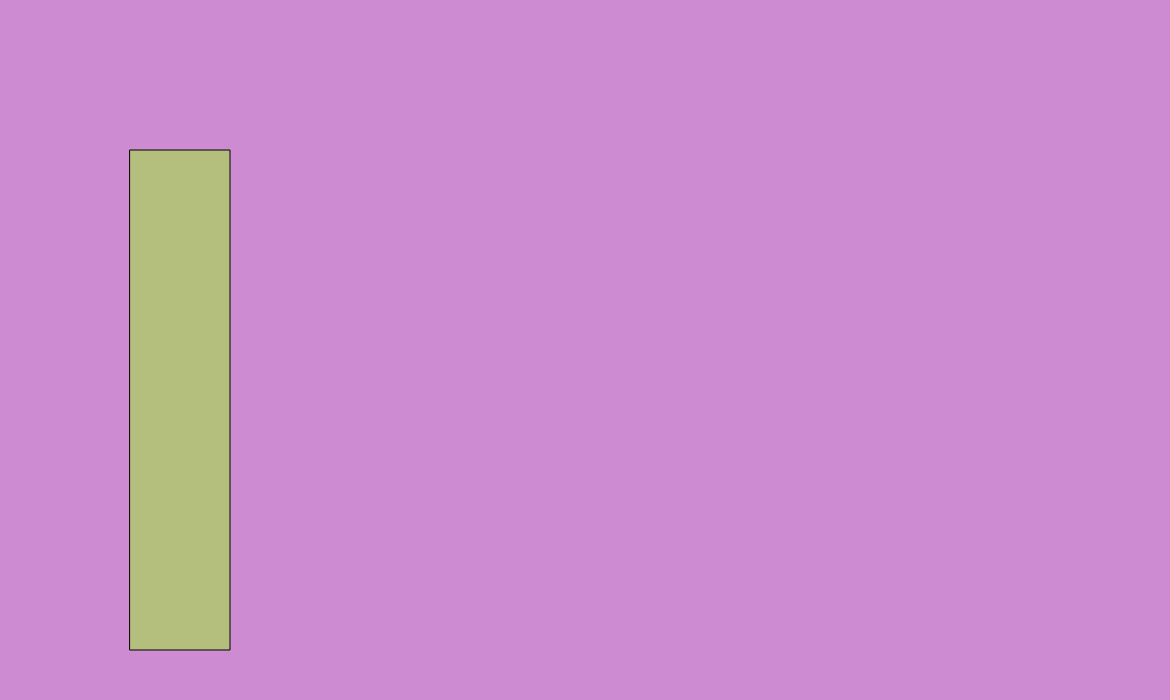
Frame 1 (no input)
Frame 60 (no input): identical to frame 1, image omitted
Frame 120 (the mouse pressed at the canvas centre since frame 60): identical to frame 1, image omitted

The p5.js sketch that drew this single still picture (run headless with seeded random() and noise() and a simulated clock; from frame 60 on, the mouse is pressed at the canvas centre):

// p5.js sketch
// ── sketch.js
function setup()
{
  //create a drawing service 700px wide, 500px tall
  createCanvas(1170,700);

}

function draw()
{
  //create a background using RGB values
  background(205,140,210)

  // change the paint brush to a specific color according to RGB values
  fill(180,190,125);

  // create a rectangle at x,y coordinates 10,10 with length x height at 100 x 50
  rect(130,150,100,500);

}
